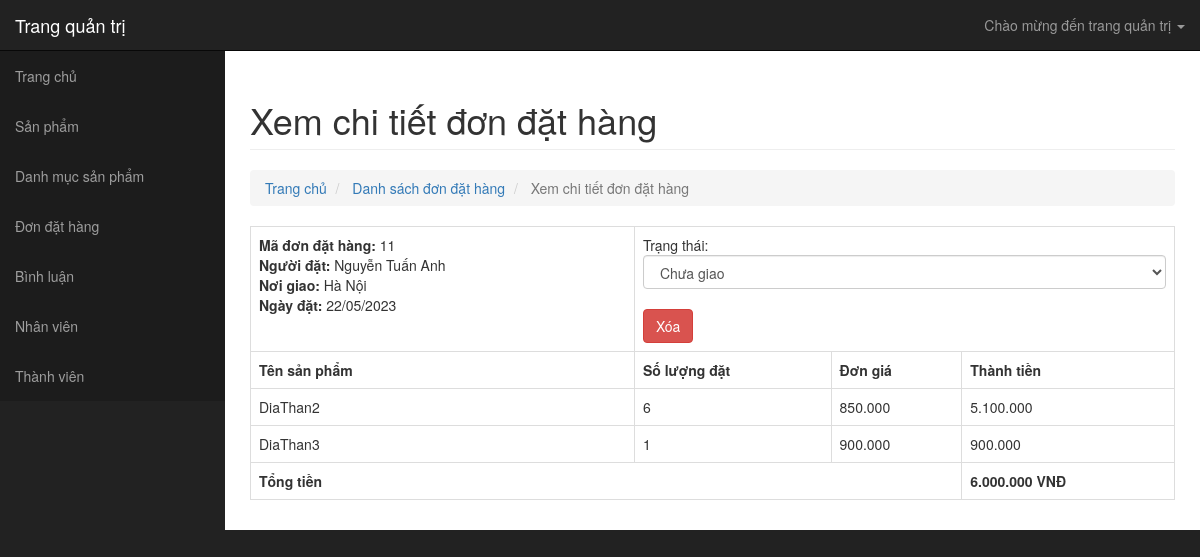
The app's page /page_admin/DonDatHang_Xem.php?MaDonDat=11 (signed in) with its own data.
### tables this page shows
CREATE TABLE `dondat` (
  `MaDonDat` int(11) NOT NULL,
  `TenDangNhap` varchar(255) NOT NULL,
  `MaNhanVien` int(11) NOT NULL,
  `TrangThai` text NOT NULL,
  `NoiGiao` text NOT NULL,
  `NgayDat` date NOT NULL
);

CREATE TABLE `thanhvien` (
  `TenDangNhap` varchar(255) NOT NULL,
  `MatKhau` text NOT NULL,
  `HoTen` text NOT NULL,
  `NgaySinh` date NOT NULL,
  `GioiTinh` text NOT NULL,
  `DiaChi` text NOT NULL,
  `DienThoai` text NOT NULL,
  `Email` text NOT NULL
);

CREATE TABLE `ct_dondat` (
  `MaDonDat` int(11) NOT NULL,
  `MaSanPham` int(11) NOT NULL,
  `SoLuong` int(11) NOT NULL
);

CREATE TABLE `sanpham` (
  `MaSanPham` int(11) NOT NULL,
  `TenSanPham` text NOT NULL,
  `SoLuong` int(11) NOT NULL,
  `Anh` text NOT NULL,
  `DonGia` decimal(10,0) NOT NULL,
  `ThongTin` text NOT NULL,
  `TrangThai` text NOT NULL,
  `MaLoaiSP` int(11) NOT NULL,
  `Anh2` text NOT NULL,
  `Anh3` text NOT NULL
);

### page_admin/DonDatHang_Xem.php (the view, shortened to what this page needs)
<?php
include("../layout/header_admin.php");
global $conn;
$layDonDat="SELECT dondat.* , thanhvien.HoTen  hotentv , nhanvien.HoTen  hotennv FROM dondat
                INNER JOIN thanhvien ON dondat.TenDangNhap=thanhvien.TenDangNhap
                INNER JOIN nhanvien ON dondat.MaNhanVien=nhanvien.MaNhanVien
                WHERE MaDonDat='".$_GET["MaDonDat"]."'";
$truyvan_layDonDat=mysqli_query($conn,$layDonDat);
if(mysqli_num_rows($truyvan_layDonDat)>0)
{
    $cotDDH=mysqli_fetch_array($truyvan_layDonDat);
    $layCT_DonDat="SELECT  sanpham.*, ct_dondat.* FROM ct_dondat
                INNER JOIN sanpham ON ct_dondat.MaSanPham=sanpham.MaSanPham
                WHERE MaDonDat='".$_GET["MaDonDat"]."'";
    $truyvan_layCT_DonDat=mysqli_query($conn,$layCT_DonDat);
}
else
{
    echo "<script>location='DonDatHang.php';</script>";
}
?>
    <div id="page-wrapper">
        <div class="container-fluid">
            <div class="row">
                <div class="col-lg-12">
                    <h1 class="page-header">
                       Xem chi tiết đơn đặt hàng
                    </h1>
                    <ol class="breadcrumb">
                        <li>
                        <a href="index.php">Trang chủ</a>
                        </li>
                        <li class="active">
                        <a href="DonDatHang.php">Danh sách đơn đặt hàng</a>
                        </li>
                        <li class="active">
                         Xem chi tiết đơn đặt hàng
                        </li>
                    </ol>
                </div>
                <div class="col-lg-12">
                    <div >
                        <form id="frmDuyetDDH" method="post" action="<?php echo $_SERVER["REQUEST_URI"]; ?>">
                            <table class="table table-bordered">
                                <tr>
                                    <td >
                                        <b>Mã đơn đặt hàng:</b> <?php echo $cotDDH["MaDonDat"]; ?> <br>
                                        <b>Người đặt:</b> <?php echo $cotDDH["hotentv"]; ?> <br>
                                        <b>Nơi giao:</b> <?php echo $cotDDH["NoiGiao"]; ?> <br>
                                        <b>Ngày đặt:</b> <?php echo date("d/m/Y",strtotime($cotDDH["NgayDat"]));?> <br>
                                    </td>
                                    <td colspan="3">
                                       Trạng thái:
                                        <select name="TrangThai" id="TrangThai" class="form-control">
                                             <?php if(trim($cotDDH["TrangThai"])==0) {?>
                                                 <option selected value="0">Chưa giao</option>
                                            <?php }else{
                                                ?>
                                                <option value="0">Chưa giao</option>
                                                <option selected value="1">Đã giao</option>
                                           <?php } ?>
                                        </select>
                                        <br>
                                        <a href="<?php echo $_SERVER["PHP_SELF"]; ?>?MaDonDatXoa=<?php echo $cotDDH["MaDonDat"]; ?>" id="Xoa" class="btn btn-danger">Xóa</a>
                                    </td>
                                </tr>
                                <tr>
                                    <th>Tên sản phẩm</th>
                                    <th>Số lượng đặt</th>
                                    <th>Đơn giá</th>
                                    <th>Thành tiền</th>
                                </tr>
                                <?php
                                $tongtien=0;
                                while($cotCT_DDH=mysqli_fetch_array($truyvan_layCT_DonDat))
                                    {
                                        $tongtien+=$cotCT_DDH["SoLuong"]*$cotCT_DDH["DonGia"];
                                 ?>
                                    <tr>
                                        <td><?php echo $cotCT_DDH["TenSanPham"]; ?></td>
                                        <td><?php echo $cotCT_DDH["SoLuong"]; ?></td>
                                        <td><?php echo GiaTien($cotCT_DDH["DonGia"]); ?></td>
                                        <td><?php echo GiaTien($cotCT_DDH["SoLuong"]*$cotCT_DDH["DonGia"]); ?></td>
                                    </tr>
                                <?php  } ?>
                                <tr>
                                    <th colspan="3">Tổng tiền</th>
                                    <th><?php echo GiaTien($tongtien); ?> VNĐ</th>
                                </tr>
                            </table>
                        </form>
                    </div>
                </div>
            </div>
        </div>
    </div>
<?php
include("../layout/footer_admin.php");
?>

### css/cssAdmin/sb-admin.css (style rules this page uses)
body { margin-top: 100px; background-color: #222; }
@media (min-width:768px) { body { margin-top: 50px; } }
#page-wrapper { width: 100%; padding: 0; background-color: #fff; }
@media (min-width:768px) { #page-wrapper { padding: 10px; } }

### records on screen
dondat: MaDonDat "11", TenDangNhap.HoTen "Nguyễn Tuấn Anh", NoiGiao "Hà Nội", NgayDat "22/05/2023", TrangThai "Chưa giao"
ct_dondat: MaSanPham.TenSanPham "DiaThan2", SoLuong "6", MaSanPham.DonGia "850.000", GiaTien($cotCT_DDH['SoLuong']*$cotCT_DDH['DonGia']) "5.100.000"
ct_dondat: MaSanPham.TenSanPham "DiaThan3", SoLuong "1", MaSanPham.DonGia "900.000", GiaTien($cotCT_DDH['SoLuong']*$cotCT_DDH['DonGia']) "900.000"

### other values on screen
GiaTien($tongtien) "6.000.000"
